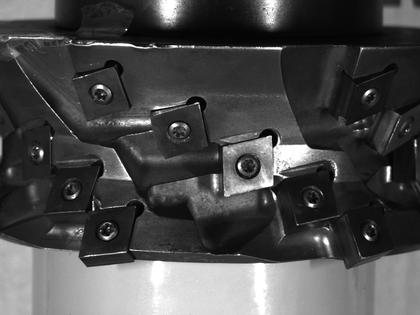
%> input picture Lab 4/Assignment4/HeadTool0002.bmp, 420 x 315 px, shrunk from 1280 x 960 before the run
$ octave Assignment4.m   (GNU Octave 9; MATLAB toolbox functions it lacks are replaced by stand-ins)
%> lines starting %> are read from the running program, lines starting %| are printed output that depends on the picture
%Read the image 'HeadTool10002.bmp' and convert it to double precision.
img_chess = imread('HeadTool0002.bmp');
%> img_chess is the input picture: size 315x420 uint8; min 0, max 255, mean 74.4
I2_chess = im2double(img_chess);

%Apply the contrast-limited adaptive histogram equalization method to enhance the contrast of the image.
adapthostequ_I2_chess = adapthisteq(I2_chess);
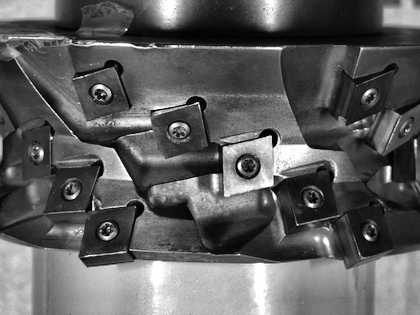
%> adapthostequ_I2_chess: size 315x420 double; min 0, max 1, mean 0.371

figure
subplot(1,2,1)
imshow(adapthostequ_I2_chess)
subplot(1,2,2)
imshow(I2_chess)

%Find at least 6 circles, if two circles belong to the same screw, keep only one of them.
[centers, radii, metric] = imfindcircles(adapthostequ_I2_chess,[20 40], 'Sensitivity' , 0.96);
%> centers = [263.1 164.1; 122.6 72.06; 412.1 174.2; 143.7 20.88; 43.46 63.86; 94.36 182.5; 362.4 160.3; 280.4 289.9; 261.4 75.99]; radii = [24.81; 28.45; 26.12; 29.15; 29.85; 31.38; 36.54; 26.57; 29.25]; metric = [0.0822; 0.0706; 0.0527; 0.0526; 0.042; 0.0313; 0.0294; 0.0275; 0.0231]

N = size(centers);
%> N = [9 2]
deleteIndexList = [];
for i=1:N
   for j=i+1:N
       x1 = centers(i, 1);
       y1 = centers(i, 2);
       r1 = radii(i);

       x2 = centers(j, 1);
       y2 = centers(j, 2);
       r2 = radii(j);

    if (pdist([x1 y1; x2 y2]) - r1 - r2 <= 0)
        deleteIndexList = [deleteIndexList,j];
    end
   end
end
%> this loop made 9 passes
%> after the loop, deleteIndexList = [4 7]

deleteIndexList = unique(deleteIndexList) ;
centers(deleteIndexList,:)=[ ];
radii(deleteIndexList)=[ ];

%Show the enhanced image from question 2 with the circles found in question 3.
imshow(adapthostequ_I2_chess);
viscircles(centers(1:9,:),radii(1:9,:));
%> (this line was passed over: viscircles is not available in this run)

%Show the enhanced image from question 2 with the two strongest circles found in question 3.
strongest2CircleCenters = centers(1:2,:);
%> strongest2CircleCenters = [263.1 164.1; 122.6 72.06]
strongest2CircleRadii = radii(1:2,:);
%> strongest2CircleRadii = [24.81; 28.45]
imshow(adapthostequ_I2_chess);
viscircles(strongest2CircleCenters,strongest2CircleRadii);
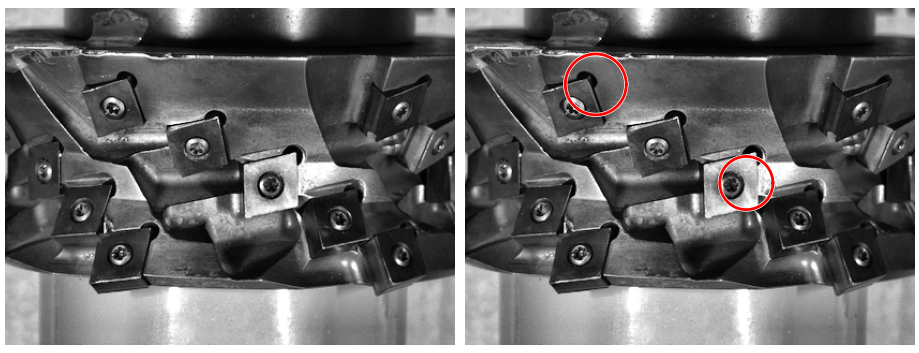
%> figure redrawn from the program's plot data, 2 panels
